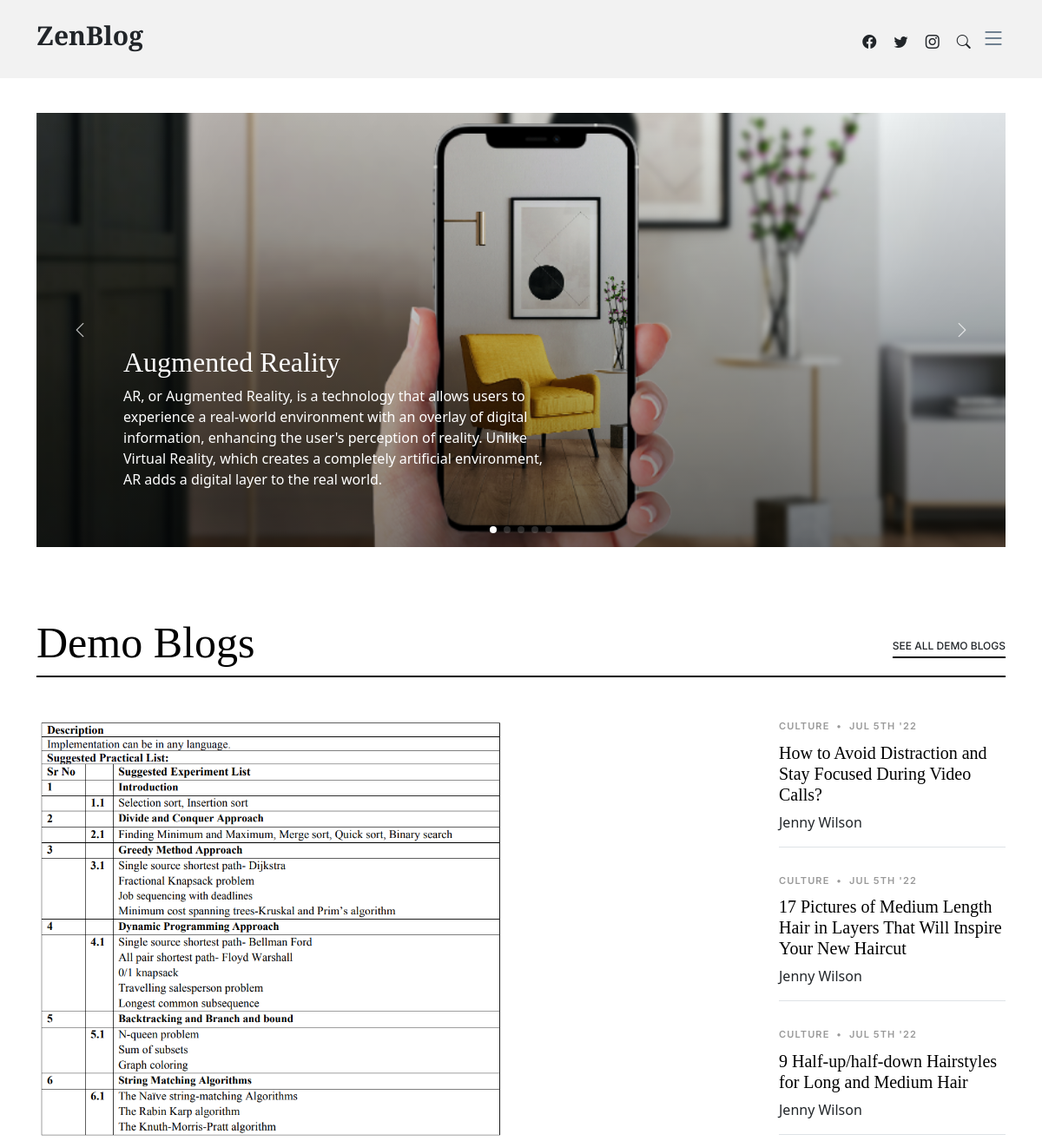
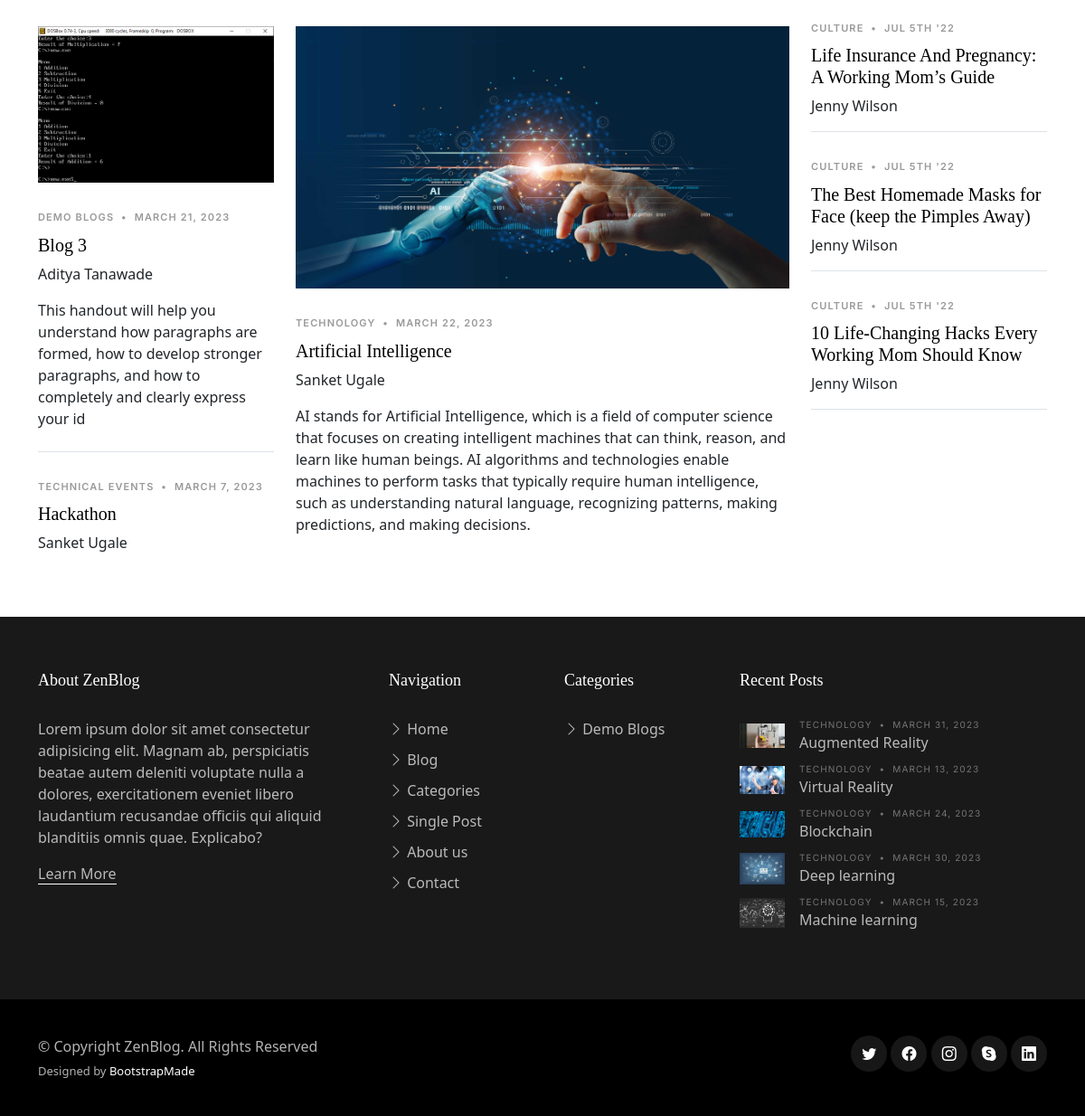
The page / on the database its author committed (2 pictures, top to bottom).
### blog/models.py (models this page shows)
class blog(models.Model):
    Title=models.CharField(max_length=100)
    date=models.DateField(("Date"), auto_now=False, auto_now_add=False)
    author=models.CharField(max_length=90)
    category=models.CharField(max_length=90)
    description=models.TextField( max_length=400)
    url=models.CharField(unique=True, max_length=100)
    banner=models.ImageField(upload_to="images/", height_field=None, width_field=None, max_length=None)
    content=HTMLField()

### MyCMS/views.py (the view)
# urls.py: path('',views.homePage, name="home"),
def homePage(request):
    Categories=blog.objects.values('category').distinct().order_by('category')[:1]
    categoryData = blog.objects.all().order_by('category').values().distinct()
    latestBlogData=blog.objects.all().order_by('-id')[:5]
    data={
        "title":"ZenBlog | Home",
        'latestBlogData':latestBlogData,
        'Categories':Categories,
        'categoryData':categoryData
    }
    return render(request,"index.html",data)

### templates/index.html (shortened to what this page needs)
{% include "header.html" %}
<body>
  <main id="main">
    <section id="hero-slider" class="hero-slider">
      <div class="container-md" data-aos="fade-in">
        <div class="row">
          <div class="col-12">
            <div class="swiper sliderFeaturedPosts">
              <div class="swiper-wrapper">
                {% for blog in latestBlogData %}
                <div class="swiper-slide">
                  <a href="/single-post/{{blog.url}}" class="img-bg d-flex align-items-end" style="background-image: url('/media/{{blog.banner}}');">
                    <div class="img-bg-inner">
                      <h2>{{blog.Title}}</h2>
                      <p>{{blog.description}}</p>
                    </div>
                  </a>
                </div>
                {% endfor %}
              </div>
              <div class="custom-swiper-button-next">
                <span class="bi-chevron-right"></span>
              </div>
              <div class="custom-swiper-button-prev">
                <span class="bi-chevron-left"></span>
              </div>
              <div class="swiper-pagination"></div>
            </div>
          </div>
        </div>
      </div>
    </section>
   {% for cat in Categories %}
    <section class="category-section">
      <div class="container" data-aos="fade-up">
        <div class="section-header d-flex justify-content-between align-items-center mb-5">
          <h2>{{cat.category}}</h2>
          <div><a href="/category/?category={{cat.category}}" class="more">See All {{cat.category}}</a></div>
        </div>
        <div class="row">
          <div class="col-md-9">
            <div class="d-lg-flex post-entry-2">
              <a href="/single-post/{{categoryData.1.url}}" class="me-4 thumbnail mb-4 mb-lg-0 d-inline-block">
                <img src="/media/{{categoryData.1.banner}}" alt="" class="img-fluid">
              </a>
            </div>
            <div class="row">
              <div class="col-lg-4">
                <div class="post-entry-1 border-bottom">
                  <a href="/single-post/{{categoryData.2.url}}"><img src="/media/{{categoryData.2.banner}}" alt="" class="img-fluid"></a>
                  <div class="post-meta"><span class="date">{{categoryData.2.category}}</span> <span class="mx-1">&bullet;</span> <span>{{categoryData.2.date}}</span></div>
                  <h2 class="mb-2"><a href="/single-post/{{categoryData.2.url}}">{{categoryData.2.Title}}</a></h2>
                  <span class="author mb-3 d-block">{{categoryData.2.author}}</span>
                  <p class="mb-4 d-block">{{categoryData.2.description}}</p>
                </div>
                <div class="post-entry-1">
                  <div class="post-meta"><span class="date">{{categoryData.3.category}}</span> <span class="mx-1">&bullet;</span> <span>{{categoryData.3.date}}</span></div>
                  <h2 class="mb-2"><a href="/single-post/{{categoryData.3.url}}">{{categoryData.3.Title}}</a></h2>
                  <span class="author mb-3 d-block">{{categoryData.3.author}}</span>
                </div>
              </div>
              <div class="col-lg-8">
                <div class="post-entry-1">
                  <a href="/single-post/{{categoryData.4.url}}"><img src="/media/{{categoryData.4.banner}}" alt="" class="img-fluid"></a>
                  <div class="post-meta"><span class="date">{{categoryData.4.category}}</span> <span class="mx-1">&bullet;</span> <span>{{categoryData.4.date}}</span></div>
                  <h2 class="mb-2"><a href="/single-post/{{categoryData.4.url}}">{{categoryData.4.Title}}</a></h2>
                  <span class="author mb-3 d-block">{{categoryData.4.author}}</span>
                  <p class="mb-4 d-block">{{categoryData.4.description}}</p>
                </div>
              </div>
            </div>
          </div>
          <div class="col-md-3">
            <div class="post-entry-1 border-bottom">
              <div class="post-meta"><span class="date">Culture</span> <span class="mx-1">&bullet;</span> <span>Jul 5th '22</span></div>
              <h2 class="mb-2"><a href="/single-post">How to Avoid Distraction and Stay Focused During Video Calls?</a></h2>
              <span class="author mb-3 d-block">Jenny Wilson</span>
            </div>
            <div class="post-entry-1 border-bottom">
              <div class="post-meta"><span class="date">Culture</span> <span class="mx-1">&bullet;</span> <span>Jul 5th '22</span></div>
              <h2 class="mb-2"><a href="/single-post">17 Pictures of Medium Length Hair in Layers That Will Inspire Your New Haircut</a></h2>
              <span class="author mb-3 d-block">Jenny Wilson</span>
            </div>
            <div class="post-entry-1 border-bottom">
              <div class="post-meta"><span class="date">Culture</span> <span class="mx-1">&bullet;</span> <span>Jul 5th '22</span></div>
              <h2 class="mb-2"><a href="/single-post">9 Half-up/half-down Hairstyles for Long and Medium Hair</a></h2>
              <span class="author mb-3 d-block">Jenny Wilson</span>
            </div>
            <div class="post-entry-1 border-bottom">
              <div class="post-meta"><span class="date">Culture</span> <span class="mx-1">&bullet;</span> <span>Jul 5th '22</span></div>
              <h2 class="mb-2"><a href="/single-post">Life Insurance And Pregnancy: A Working Mom’s Guide</a></h2>
              <span class="author mb-3 d-block">Jenny Wilson</span>
            </div>
            <div class="post-entry-1 border-bottom">
              <div class="post-meta"><span class="date">Culture</span> <span class="mx-1">&bullet;</span> <span>Jul 5th '22</span></div>
              <h2 class="mb-2"><a href="/single-post">The Best Homemade Masks for Face (keep the Pimples Away)</a></h2>
              <span class="author mb-3 d-block">Jenny Wilson</span>
            </div>
            <div class="post-entry-1 border-bottom">
              <div class="post-meta"><span class="date">Culture</span> <span class="mx-1">&bullet;</span> <span>Jul 5th '22</span></div>
              <h2 class="mb-2"><a href="/single-post">10 Life-Changing Hacks Every Working Mom Should Know</a></h2>
              <span class="author mb-3 d-block">Jenny Wilson</span>
            </div>
          </div>
        </div>
      </div>
    </section>
   {% endfor %}
  </main>
  {% include "footer.html" %}

### templates/header.html (shortened to what this page needs)
<!DOCTYPE html>
<html lang="en">
<head>
  <link href="/static/assets/vendor/bootstrap/css/bootstrap.min.css" rel="stylesheet">
  <link href="/static/assets/vendor/bootstrap-icons/bootstrap-icons.css" rel="stylesheet">
  <link href="/static/assets/vendor/swiper/swiper-bundle.min.css" rel="stylesheet">
  <link href="/static/assets/vendor/glightbox/css/glightbox.min.css" rel="stylesheet">
  <link href="/static/assets/vendor/aos/aos.css" rel="stylesheet">
  <link href="/static/assets/css/variables.css" rel="stylesheet">
  <link href="/static/assets/css/main.css" rel="stylesheet">
</head>
  <header id="header" class="header d-flex align-items-center fixed-top">
    <div class="container-fluid container-xl d-flex align-items-center justify-content-between">
      <a href="/" class="logo d-flex align-items-center">
        <h1>ZenBlog</h1>
      </a>
      <div class="position-relative">
        <a href="#" class="mx-2"><span class="bi-facebook"></span></a>
        <a href="#" class="mx-2"><span class="bi-twitter"></span></a>
        <a href="#" class="mx-2"><span class="bi-instagram"></span></a>
        <a href="#" class="mx-2 js-search-open"><span class="bi-search"></span></a>
        <i class="bi bi-list mobile-nav-toggle"></i>
      </div>
    </div>
  </header>

### templates/footer.html (shortened to what this page needs)
  <footer id="footer" class="footer">
    <div class="footer-content">
      <div class="container">
        <div class="row g-5">
          <div class="col-lg-4">
            <h3 class="footer-heading">About ZenBlog</h3>
            <p>Lorem ipsum dolor sit amet consectetur adipisicing elit. Magnam ab, perspiciatis beatae autem deleniti voluptate nulla a dolores, exercitationem eveniet libero laudantium recusandae officiis qui aliquid blanditiis omnis quae. Explicabo?</p>
            <p><a href="/about" class="footer-link-more">Learn More</a></p>
          </div>
          <div class="col-6 col-lg-2">
            <h3 class="footer-heading">Navigation</h3>
            <ul class="footer-links list-unstyled">
              <li><a href="/"><i class="bi bi-chevron-right"></i> Home</a></li>
              <li><a href="/"><i class="bi bi-chevron-right"></i> Blog</a></li>
              <li><a href="/category"><i class="bi bi-chevron-right"></i> Categories</a></li>
              <li><a href="/single-post"><i class="bi bi-chevron-right"></i> Single Post</a></li>
              <li><a href="/about"><i class="bi bi-chevron-right"></i> About us</a></li>
              <li><a href="/contact"><i class="bi bi-chevron-right"></i> Contact</a></li>
            </ul>
          </div>
          <div class="col-6 col-lg-2">
            <h3 class="footer-heading">Categories</h3>
            <ul class="footer-links list-unstyled">
              {% for cat in Categories %}
                <li><a href="/category/?category={{cat.category}}"><i class="bi bi-chevron-right"></i> {{cat.category}}</a></li>
              {% endfor %}
            </ul>
          </div>
          <div class="col-lg-4">
            <h3 class="footer-heading">Recent Posts</h3>
            {% for blog in latestBlogData %}
             <ul class="footer-links footer-blog-entry list-unstyled">
              <li>
                <a href="/single-post/{{blog.url}}" class="d-flex align-items-center">
                  <img src="/media/{{blog.banner}}" alt="" class="img-fluid me-3">
                  <div>
                    <div class="post-meta d-block"><span class="date">{{blog.category}}</span> <span class="mx-1">&bullet;</span> <span>{{blog.date}}</span></div>
                    <span>{{blog.Title}}</span>
                  </div>
                </a>
              </li>
            {% endfor %}
            </ul>
          </div>
        </div>
      </div>
    </div>
    <div class="footer-legal">
      <div class="container">
        <div class="row justify-content-between">
          <div class="col-md-6 text-center text-md-start mb-3 mb-md-0">
            <div class="copyright">
              © Copyright <strong><span>ZenBlog</span></strong>. All Rights Reserved
            </div>
            <div class="credits">
              Designed by <a href="https://bootstrapmade.com/">BootstrapMade</a>
            </div>
          </div>
          <div class="col-md-6">
            <div class="social-links mb-3 mb-lg-0 text-center text-md-end">
              <a href="#" class="twitter"><i class="bi bi-twitter"></i></a>
              <a href="#" class="facebook"><i class="bi bi-facebook"></i></a>
              <a href="#" class="instagram"><i class="bi bi-instagram"></i></a>
              <a href="#" class="google-plus"><i class="bi bi-skype"></i></a>
              <a href="#" class="linkedin"><i class="bi bi-linkedin"></i></a>
            </div>
          </div>
        </div>
      </div>
    </div>
  </footer>
</body>
</html>

### static/assets/css/variables.css (style rules this page uses)
:root { --font-default: 'EB Garamond', system-ui, -apple-system, "Segoe UI", Roboto, "Helvetica Neue", Arial, "Noto Sans", "Liberation Sans", sans-serif, "Apple Color Emoji", "Segoe UI Emoji", "Segoe UI Symbol", "Noto Color Emoji"; --font-primary: 'EB Garamond', serif; --font-secondary: 'Inter', sans-serif; --color-default: #212529; --color-default-rgb: 33, 37, 41; --color-links: #212529; --color-links-hover: #15171a; --color-primary: #212529; --color-primary-light: #26282c; --color-primary-dark: #0b0c0e; --color-primary-rgb: 33, 37, 41; --color-primary-light-rgb: 38, 40, 44; --color-primary-dark-rgb: 11, 12, 14; --color-secondary: #596d80; --color-secondary-light: #8498aa; --color-secondary-dark: #404f5c; --color-secondary-rgb: 89, 109, 128; --color-secondary-light-rgb: 132, 152, 170; --color-secondary-dark-rgb: 64, 79, 92; --color-blue: #0d6efd; --color-blue-rgb: 13, 110, 253; --color-indigo: #6610f2; --color-indigo-rgb: 102, 16, 242; --color-purple: #6f42c1; --color-purple-rgb: 111, 66, 193; --color-pink: #f3268c; --color-pink-rgb: 243, 38, 140; --color-red: #df1529; --color-red-rgb: 223, 21, 4; --color-orange: #fd7e14; --color-orange-rgb: 253, 126, 20; --color-yellow: #ffc107; --color-yellow-rgb: 255, 193, 7; --color-green: #059652; --color-green-rgb: 5, 150, 82; --color-teal: #20c997; --color-teal-rgb: 32, 201, 151; --color-cyan: #0dcaf0; --color-cyan-rgb: 13, 202, 240; --color-white: #ffffff; --color-white-rgb: 255, 255, 255; --color-gray: #6c757d; --color-gray-rgb: 108, 117, 125; --color-black: #000000; --color-black-rgb: 0, 0, 0; }
:root { --bs-blue: var(--color-blue); --bs-indigo: var(--color-indigo); --bs-purple: var(--color-purple); --bs-pink: var(--color-pink); --bs-red: var(--color-red); --bs-orange: var(--color-orange); --bs-yellow: var(--color-yellow); --bs-green: var(--color-green); --bs-teal: var(--color-teal); --bs-cyan: var(--color-cyan); --bs-white: var(--color-white); --bs-gray: var(--color-gray); --bs-gray-dark: #343a40; --bs-gray-100: #f8f9fa; --bs-gray-200: #e9ecef; --bs-gray-300: #dee2e6; --bs-gray-400: #ced4da; --bs-gray-500: #adb5bd; --bs-gray-600: #6c757d; --bs-gray-700: #495057; --bs-gray-800: #343a40; --bs-gray-900: #212529; --bs-primary: var(--color-blue); --bs-secondary: var(--color-blue); --bs-success: #198754; --bs-info: #0dcaf0; --bs-warning: #ffc107; --bs-danger: #dc3545; --bs-light: #f8f9fa; --bs-dark: #212529; --bs-primary-rgb: var(--color-primary-rgb); --bs-secondary-rgb: var(--color-secondary-rgb); --bs-success-rgb: 25, 135, 84; --bs-info-rgb: 13, 202, 240; --bs-warning-rgb: 255, 193, 7; --bs-danger-rgb: 220, 53, 69; --bs-light-rgb: 248, 249, 250; --bs-dark-rgb: 33, 37, 41; --bs-white-rgb: var(--color-white-rgb); --bs-black-rgb: var(--color-black-rgb); --bs-body-color-rgb: var(--color-default-rgb); --bs-body-bg-rgb: 255, 255, 255; --bs-font-sans-serif: var(--font-default); --bs-font-monospace: SFMono-Regular, Menlo, Monaco, Consolas, "Liberation Mono", "Courier New", monospace; --bs-gradient: linear-gradient(180deg, rgba(255, 255, 255, 0.15), rgba(255, 255, 255, 0)); --bs-body-font-family: var(--font-default); --bs-body-font-size: 1rem; --bs-body-font-weight: 400; --bs-body-line-height: 1.5; --bs-body-color: var(--color-default); --bs-body-bg: #fff; }

### rows shown on the page
blog: url (picture), Title "Augmented Reality", description "AR, or Augmented Reality, is a technology that allows users to experience a real-world environment with an overlay of digital information, enhancing the user's perception of reality. Unlike Virtual Reality, which creates a completely artificial environment, AR adds a digital layer to the real world.", banner (picture), category "TECHNOLOGY", date "MARCH 31, 2023"
blog: banner (picture)
blog: banner (picture), category "DEMO BLOGS", date "MARCH 21, 2023", Title "Blog 3", author "Aditya Tanawade", description "This handout will help you understand how paragraphs are formed, how to develop stronger paragraphs, and how to completely and clearly express your id"
blog: category "TECHNICAL EVENTS", date "MARCH 7, 2023", Title "Hackathon", author "Sanket Ugale"
blog: banner (picture), category "TECHNOLOGY", date "MARCH 22, 2023", Title "Artificial Intelligence", author "Sanket Ugale", description "AI stands for Artificial Intelligence, which is a field of computer science that focuses on creating intelligent machines that can think, reason, and learn like human beings. AI algorithms and technologies enable machines to perform tasks that typically require human intelligence, such as understanding natural language, recognizing patterns, making predictions, and making decisions."
blog: banner (picture), category "TECHNOLOGY", date "MARCH 13, 2023", Title "Virtual Reality"
blog: banner (picture), category "TECHNOLOGY", date "MARCH 24, 2023", Title "Blockchain"
blog: banner (picture), category "TECHNOLOGY", date "MARCH 30, 2023", Title "Deep learning"
blog: banner (picture), category "TECHNOLOGY", date "MARCH 15, 2023", Title "Machine learning"

### other values the page prints
{{ cat.category }} "Demo Blogs"
{{ cat.category }} "DEMO BLOGS"
